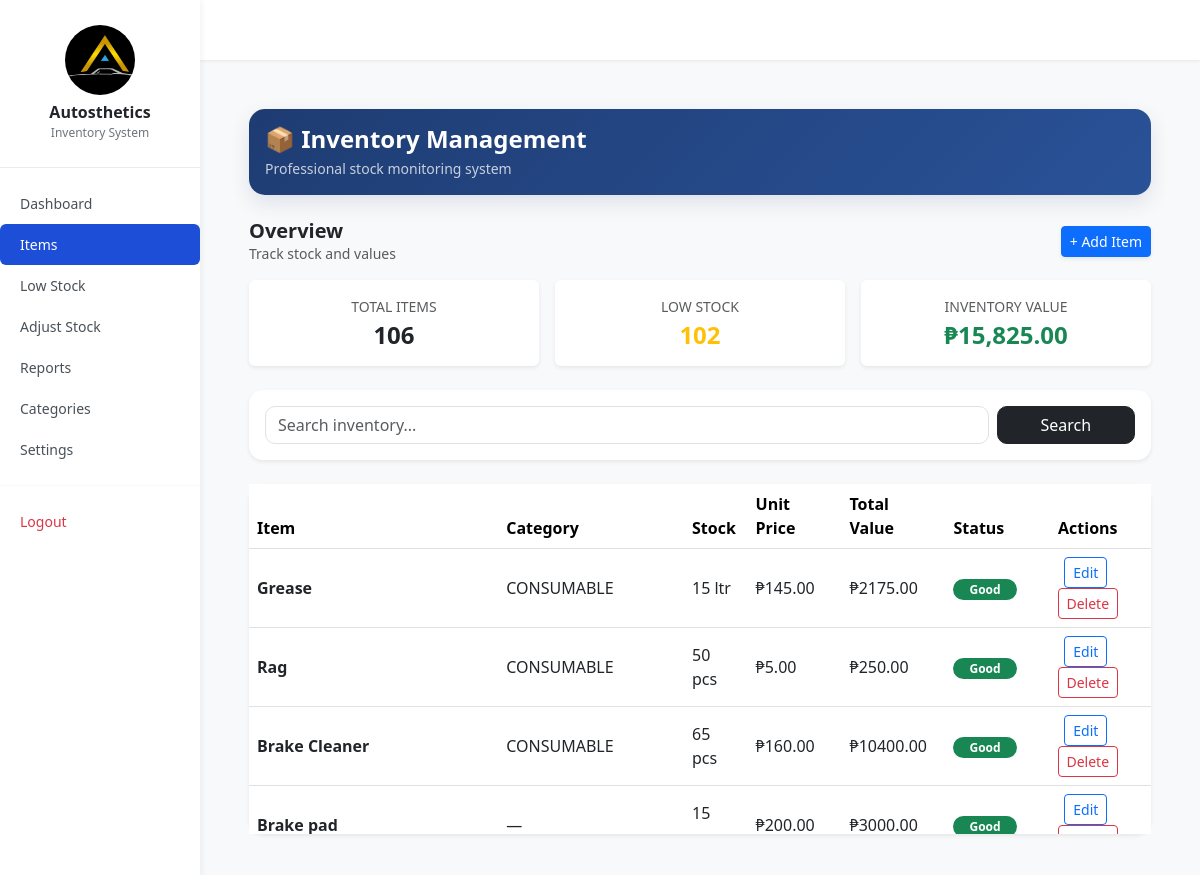
The app's page /items/ (signed in) with its own data.
### inventory/models.py (models this page shows, shortened)
class Item(models.Model):
    name = models.CharField(max_length=255, unique=True)
    quantity = models.IntegerField(default=0)
    price = models.DecimalField(max_digits=12, decimal_places=2, default=0)
    category = models.ForeignKey(Category, on_delete=models.SET_NULL, null=True, blank=True)
    unit = models.CharField(max_length=10, choices=UNIT_CHOICES, default='pcs')
    created_at = models.DateTimeField(auto_now_add=True)

class Category(models.Model):
    name = models.CharField(max_length=255)
    description = models.TextField(blank=True, null=True)
    def __str__(self):
        return self.name

### inventory/views.py (the view)
# urls.py: path("items/", views.all_items, name="all_items"),
@login_required
def all_items(request):
    query = request.GET.get("q", "")
    items = Item.objects.all()
    if query:
        items = items.filter(name__icontains=query)
    return render(request, "inventory/all_items.html", {
        "items": items,
        "total_items": items.count(),
        "low_stock": items.filter(quantity__lte=5).count(),
        "total_value": sum(item.price * item.quantity for item in items),
        "query": query,
    })

### inventory/templatetags/math_filters.py (called while the page is built)
@register.filter
def mul(a, b):
    try:
        return float(a) * float(b)
    except:
        return 0

### inventory/templates/inventory/all_items.html (shortened to what this page needs)
{% extends "inventory/base.html" %}
{% load humanize %}
{% load math_filters %}
{% block content %}
<div class="container-fluid px-4 py-4">
<div class="p-3 rounded-4 text-white mb-4"
     style="background: linear-gradient(135deg, #1e3c72, #2a5298);
            box-shadow: 0 8px 20px rgba(30,60,114,0.12);">
    <h1 class="fw-bold fs-4 mb-1">📦 Inventory Management</h1>
    <p class="mb-0 small opacity-75">
        Professional stock monitoring system
    </p>
</div>
    <div class="d-flex justify-content-between align-items-center mb-3">
        <div>
            <h5 class="fw-semibold mb-0">Overview</h5>
            <p class="text-muted small mb-0">
                Track stock and values
            </p>
        </div>
        <a href="{% url 'add_item' %}"
           class="btn btn-primary btn-sm shadow-sm">
            + Add Item
        </a>
    </div>
    <div class="row g-3 mb-4">
        <div class="col-md-4">
            <div class="card shadow-sm border-0">
                <div class="card-body p-3 text-center">
                    <p class="text-uppercase text-muted small mb-1">Total Items</p>
                    <h4 class="fw-bold mb-0">{{ total_items }}</h4>
                </div>
            </div>
        </div>
        <div class="col-md-4">
            <div class="card shadow-sm border-0">
                <div class="card-body p-3 text-center">
                    <p class="text-uppercase text-muted small mb-1">Low Stock</p>
                    <h4 class="fw-bold text-warning mb-0">{{ low_stock }}</h4>
                </div>
            </div>
        </div>
        <div class="col-md-4">
            <div class="card shadow-sm border-0">
                <div class="card-body p-3 text-center">
                    <p class="text-uppercase text-muted small mb-1">Inventory Value</p>
                    <h4 class="fw-bold text-success mb-0">
                        ₱{{ total_value|intcomma }}
                    </h4>
                </div>
            </div>
        </div>
    </div>
    <div class="card shadow-sm border-0 mb-4"
         style="border-radius: 14px;">
        <div class="card-body p-3">
            <form method="GET" class="row g-2">
                <div class="col-md-10">
                    <input type="text"
                           name="q"
                           value="{{ query }}"
                           class="form-control"
                           placeholder="Search inventory..."
                           style="border-radius: 10px;">
                </div>
                <div class="col-md-2 d-grid">
                    <button class="btn btn-dark"
                            style="border-radius: 10px;">
                        Search
                    </button>
                </div>
            </form>
        </div>
    </div>
   <div class="card shadow-sm border-0"
     style="border-radius: 16px;">
    <div class="table-responsive"
         style="max-height: 350px; overflow-y: auto;">
        <table class="table table-hover align-middle mb-0">
            <thead class="table-light">
                <tr>
                    <th>Item</th>
                    <th>Category</th>
                    <th>Stock</th>
                    <th>Unit Price</th>
                    <th>Total Value</th>
                    <th>Status</th>
                    <th class="text-center">Actions</th>
                </tr>
            </thead>
            <tbody>
                {% for item in items %}
                <tr>
                    <td class="fw-semibold">{{ item.name }}</td>
                    <td>{{ item.category|default:"—" }}</td>
                    <td>{{ item.quantity }} {{ item.unit }}</td>
                    <td>₱{{ item.price|floatformat:2 }}</td>
                    <td>₱{{ item.quantity|mul:item.price|floatformat:2 }}</td>
                    <td>
                        {% if item.quantity <= 5 %}
                            <span class="badge rounded-pill bg-danger px-3">Low</span>
                        {% else %}
                            <span class="badge rounded-pill bg-success px-3">Good</span>
                        {% endif %}
                    </td>
                    <td class="text-center">
                        <a href="{% url 'edit_item' item.id %}"
                           class="btn btn-sm btn-outline-primary me-1">
                            Edit
                        </a>
                        <a href="{% url 'delete_item' item.id %}"
                           class="btn btn-sm btn-outline-danger">
                            Delete
                        </a>
                    </td>
                </tr>
                {% empty %}
                <tr>
                    <td colspan="7" class="text-center py-4 text-muted">
                        No inventory records found.
                    </td>
                </tr>
                {% endfor %}
            </tbody>
        </table>
    </div>
</div>
{% endblock %}

### inventory/templates/inventory/base.html (style rules this page uses)
body { margin: 0; display: flex; min-height: 100vh; font-family: "Segoe UI", sans-serif; background: #f8f9fa; }

### inventory/templates/inventory/all_items.html (style rules this page uses)
.btn { transition: transform 0.15s ease, box-shadow 0.15s ease; }
.table thead th { position: sticky; top: 0; background: white; z-index: 2; }

### records on screen
Item: name "Grease", category "CONSUMABLE", quantity "15", unit "ltr", price "145.00", quantity|mul "2175.00", shows "Good"
Item: name "Rag", category "CONSUMABLE", quantity "50", unit "pcs", price "5.00", quantity|mul "250.00", shows "Good"
Item: name "Brake Cleaner", category "CONSUMABLE", quantity "65", unit "pcs", price "160.00", quantity|mul "10400.00", shows "Good"
Item: name "Brake pad", category "—", quantity "15", price "200.00", quantity|mul "3000.00", shows "Good"

### other values on screen
{{ total_items }} "106"
{{ low_stock }} "102"
{{ total_value|intcomma }} "15,825.00"
